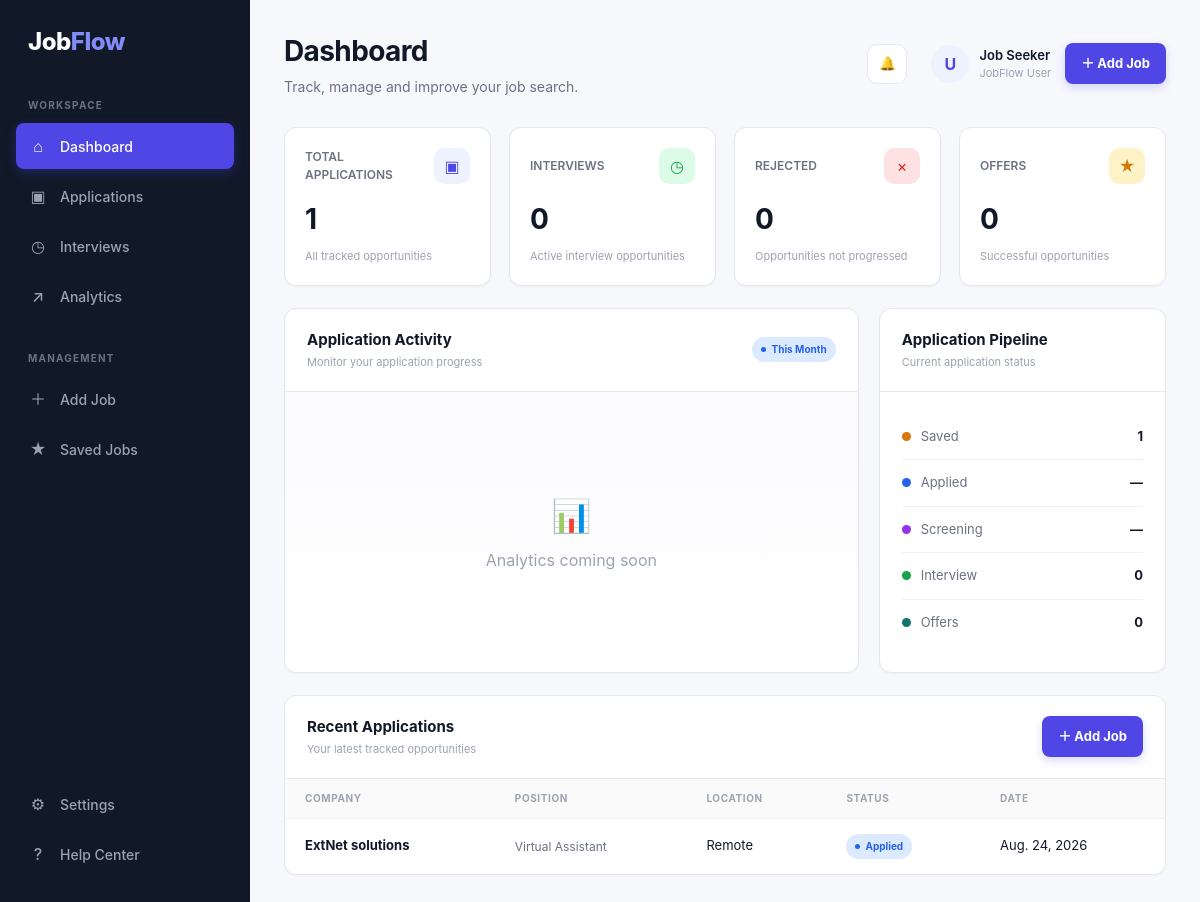
The page / on the database its author committed.
### jobs/models.py (models this page shows, shortened)
class Job(models.Model):
    STATUS_CHOICES = [
        ('saved', 'Saved'),
        ('applied', 'Applied'),
        ('screening', 'Screening'),
        ('interview', 'Interview'),
        ('offer', 'Offer'),
        ('rejected', 'Rejected'),
    ]
    company = models.CharField(max_length=200)
    position = models.CharField(max_length=200)
    location = models.CharField(max_length=200)
    job_url = models.URLField()
    salary = models.CharField(max_length=100, blank=True)
    date_applied = models.DateField(null=True, blank=True)
    status = models.CharField(
        max_length=20,
        choices=STATUS_CHOICES,
        default='saved'
    )
    notes = models.TextField(blank=True)
    created_at = models.DateTimeField(auto_now_add=True)

### jobs/views.py (the view)
def dashboard(request):
    jobs = Job.objects.all().order_by('-created_at')
    total_jobs = jobs.count()
    interviews = jobs.filter(status='interview').count()
    rejected = jobs.filter(status='rejected').count()
    offers = jobs.filter(status='offer').count()
    context = {
        'jobs': jobs[:5],
        'total_jobs': total_jobs,
        'interviews': interviews,
        'rejected': rejected,
        'offers': offers,
    }
    return render(request, 'jobs/dashboard.html', context)

### jobs/templates/jobs/dashboard.html (shortened to what this page needs)
{% load static %}
<!DOCTYPE html>
<html lang="en">
<head>
    <link
        rel="stylesheet"
        href="{% static 'css/jobflow.css' %}"
    >
</head>
<body>
<div class="jobflow-layout">
    <aside class="jobflow-sidebar">
        <div class="jobflow-logo">
            Job<span>Flow</span>
        </div>
        <div class="sidebar-section">
            <div class="sidebar-title">
                Workspace
            </div>
            <a
                href="{% url 'dashboard' %}"
                class="sidebar-link active"
            >
                <span class="sidebar-icon">⌂</span>
                <span>Dashboard</span>
            </a>
            <a href="#" class="sidebar-link">
                <span class="sidebar-icon">▣</span>
                <span>Applications</span>
            </a>
            <a href="#" class="sidebar-link">
                <span class="sidebar-icon">◷</span>
                <span>Interviews</span>
            </a>
            <a href="#" class="sidebar-link">
                <span class="sidebar-icon">↗</span>
                <span>Analytics</span>
            </a>
        </div>
        <div class="sidebar-section">
            <div class="sidebar-title">
                Management
            </div>
            <a
                href="{% url 'add_job' %}"
                class="sidebar-link"
            >
                <span class="sidebar-icon">＋</span>
                <span>Add Job</span>
            </a>
            <a href="#" class="sidebar-link">
                <span class="sidebar-icon">★</span>
                <span>Saved Jobs</span>
            </a>
        </div>
        <div class="sidebar-bottom">
            <a href="#" class="sidebar-link">
                <span class="sidebar-icon">⚙</span>
                <span>Settings</span>
            </a>
            <a href="#" class="sidebar-link">
                <span class="sidebar-icon">?</span>
                <span>Help Center</span>
            </a>
        </div>
    </aside>
    <main class="jobflow-main">
        <div class="jobflow-topbar">
            <div class="page-title">
                <h1>
                    Dashboard
                </h1>
                <p>
                    Track, manage and improve your job search.
                </p>
            </div>
            <div class="topbar-actions">
                <button class="icon-button">
                    🔔
                </button>
                <div class="profile">
                    <div class="profile-avatar">
                        U
                    </div>
                    <div>
                        <div class="profile-name">
                            Job Seeker
                        </div>
                        <div class="profile-role">
                            JobFlow User
                        </div>
                    </div>
                </div>
                <a
                    href="{% url 'add_job' %}"
                    class="btn btn-primary"
                >
                    ＋ Add Job
                </a>
            </div>
        </div>
        <section class="stats-grid">
            <div class="stat-card">
                <div class="stat-header">
                    <span class="stat-title">
                        TOTAL APPLICATIONS
                    </span>
                    <div class="stat-icon primary">
                        ▣
                    </div>
                </div>
                <div class="stat-number">
                    {{ total_jobs }}
                </div>
                <div class="stat-footer">
                    All tracked opportunities
                </div>
            </div>
            <div class="stat-card">
                <div class="stat-header">
                    <span class="stat-title">
                        INTERVIEWS
                    </span>
                    <div class="stat-icon success">
                        ◷
                    </div>
                </div>
                <div class="stat-number">
                    {{ interviews }}
                </div>
                <div class="stat-footer">
                    Active interview opportunities
                </div>
            </div>
            <div class="stat-card">
                <div class="stat-header">
                    <span class="stat-title">
                        REJECTED
                    </span>
                    <div class="stat-icon danger">
                        ×
                    </div>
                </div>
                <div class="stat-number">
                    {{ rejected }}
                </div>
                <div class="stat-footer">
                    Opportunities not progressed
                </div>
            </div>
            <div class="stat-card">
                <div class="stat-header">
                    <span class="stat-title">
                        OFFERS
                    </span>
                    <div class="stat-icon warning">
                        ★
                    </div>
                </div>
                <div class="stat-number">
                    {{ offers }}
                </div>
                <div class="stat-footer">
                    Successful opportunities
                </div>
            </div>
        </section>
        <section class="dashboard-grid">
            <div class="panel">
                <div class="panel-header">
                    <div>
                        <div class="panel-title">
                            Application Activity
                        </div>
                        <div class="panel-subtitle">
                            Monitor your application progress
                        </div>
                    </div>
                    <span class="status applied">
                        This Month
                    </span>
                </div>
                <div class="chart-area">
                    <div>
                        <div style="
                            text-align:center;
                            font-size:32px;
                            margin-bottom:8px;
                        ">
                            📊
                        </div>
                        <div>
                            Analytics coming soon
                        </div>
                    </div>
                </div>
            </div>
            <div class="panel">
                <div class="panel-header">
                    <div>
                        <div class="panel-title">
                            Application Pipeline
                        </div>
                        <div class="panel-subtitle">
                            Current application status
                        </div>
                    </div>
                </div>
                <div class="panel-body">
                    <div class="pipeline-item">
                        <div class="pipeline-left">
                            <span
                                class="pipeline-dot"
                                style="background:#d97706"
                            ></span>
                            <span class="pipeline-label">
                                Saved
                            </span>
                        </div>
                        <span class="pipeline-count">
                            {{ jobs|length }}
                        </span>
                    </div>
                    <div class="pipeline-item">
                        <div class="pipeline-left">
                            <span
                                class="pipeline-dot"
                                style="background:#2563eb"
                            ></span>
                            <span class="pipeline-label">
                                Applied
                            </span>
                        </div>
                        <span class="pipeline-count">
                            —
                        </span>
                    </div>
                    <div class="pipeline-item">
                        <div class="pipeline-left">
                            <span
                                class="pipeline-dot"
                                style="background:#9333ea"
                            ></span>
                            <span class="pipeline-label">
                                Screening
                            </span>
                        </div>
                        <span class="pipeline-count">
                            —
                        </span>
                    </div>
                    <div class="pipeline-item">
                        <div class="pipeline-left">
                            <span
                                class="pipeline-dot"
                                style="background:#16a34a"
                            ></span>
                            <span class="pipeline-label">
                                Interview
                            </span>
                        </div>
                        <span class="pipeline-count">
                            {{ interviews }}
                        </span>
                    </div>
                    <div class="pipeline-item">
                        <div class="pipeline-left">
                            <span
                                class="pipeline-dot"
                                style="background:#0f766e"
                            ></span>
                            <span class="pipeline-label">
                                Offers
                            </span>
                        </div>
                        <span class="pipeline-count">
                            {{ offers }}
                        </span>
                    </div>
                </div>
            </div>
        </section>
        <section class="table-panel">
            <div class="table-header">
                <div>
                    <div class="panel-title">
                        Recent Applications
                    </div>
                    <div class="panel-subtitle">
                        Your latest tracked opportunities
                    </div>
                </div>
                <a
                    href="{% url 'add_job' %}"
                    class="btn btn-primary"
                >
                    ＋ Add Job
                </a>
            </div>
            {% if jobs %}
            <div class="table-wrapper">
                <table class="job-table">
                    <thead>
                    <tr>
                        <th>
                            Company
                        </th>
                        <th>
                            Position
                        </th>
                        <th>
                            Location
                        </th>
                        <th>
                            Status
                        </th>
                        <th>
                            Date
                        </th>
                    </tr>
                    </thead>
                    <tbody>
                    {% for job in jobs %}
                    <tr>
                        <td>
                            <a
                                href="{% url 'job_detail' job.id %}"
                                style="
                                text-decoration:none;
                                color:inherit;
                                "
                            >
                                <div class="company-name">
                                    {{ job.company }}
                                </div>
                            </a>
                        </td>
                        <td>
                            <div class="job-position">
                                {{ job.position }}
                            </div>
                        </td>
                        <td>
                            {{ job.location }}
                        </td>
                        <td>
                            <span
                                class="status {{ job.status }}"
                            >
                                {{ job.get_status_display }}
                            </span>
                        </td>
                        <td>
                            {% if job.date_applied %}
                                {{ job.date_applied }}
                            {% else %}
                                —
                            {% endif %}
                        </td>
                    </tr>
                    {% endfor %}
                    </tbody>
                </table>
            </div>
            {% endif %}
        </section>
    </main>
</div>
</body>
</html>

### rows shown on the page
Job: company "ExtNet solutions", position "Virtual Assistant", location "Remote", status "Applied", date_applied "Aug. 24, 2026"

### other values the page prints
{{ total_jobs }} "1"
{{ interviews }} "0"
{{ rejected }} "0"
{{ offers }} "0"
{{ jobs|length }} "1"
